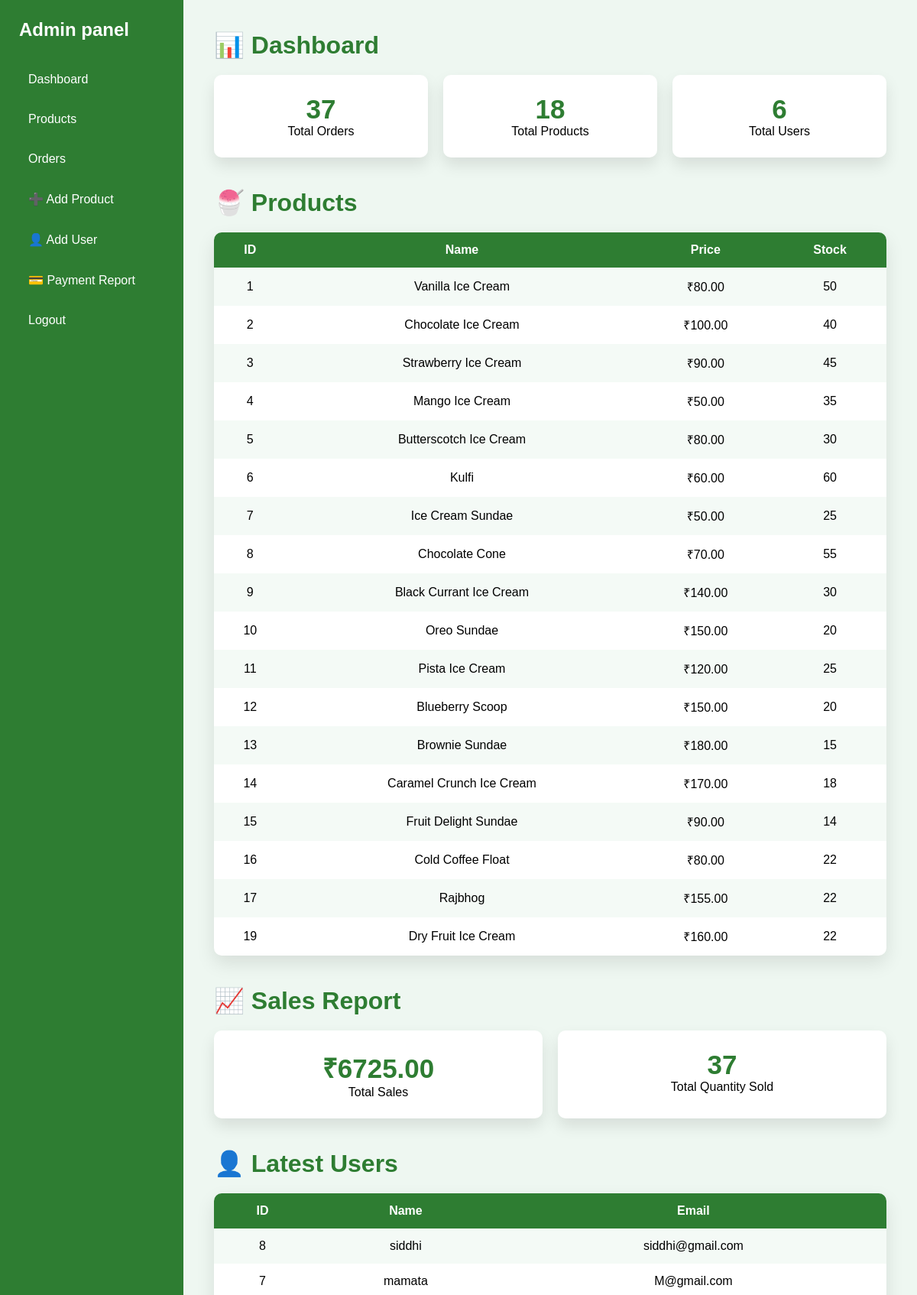
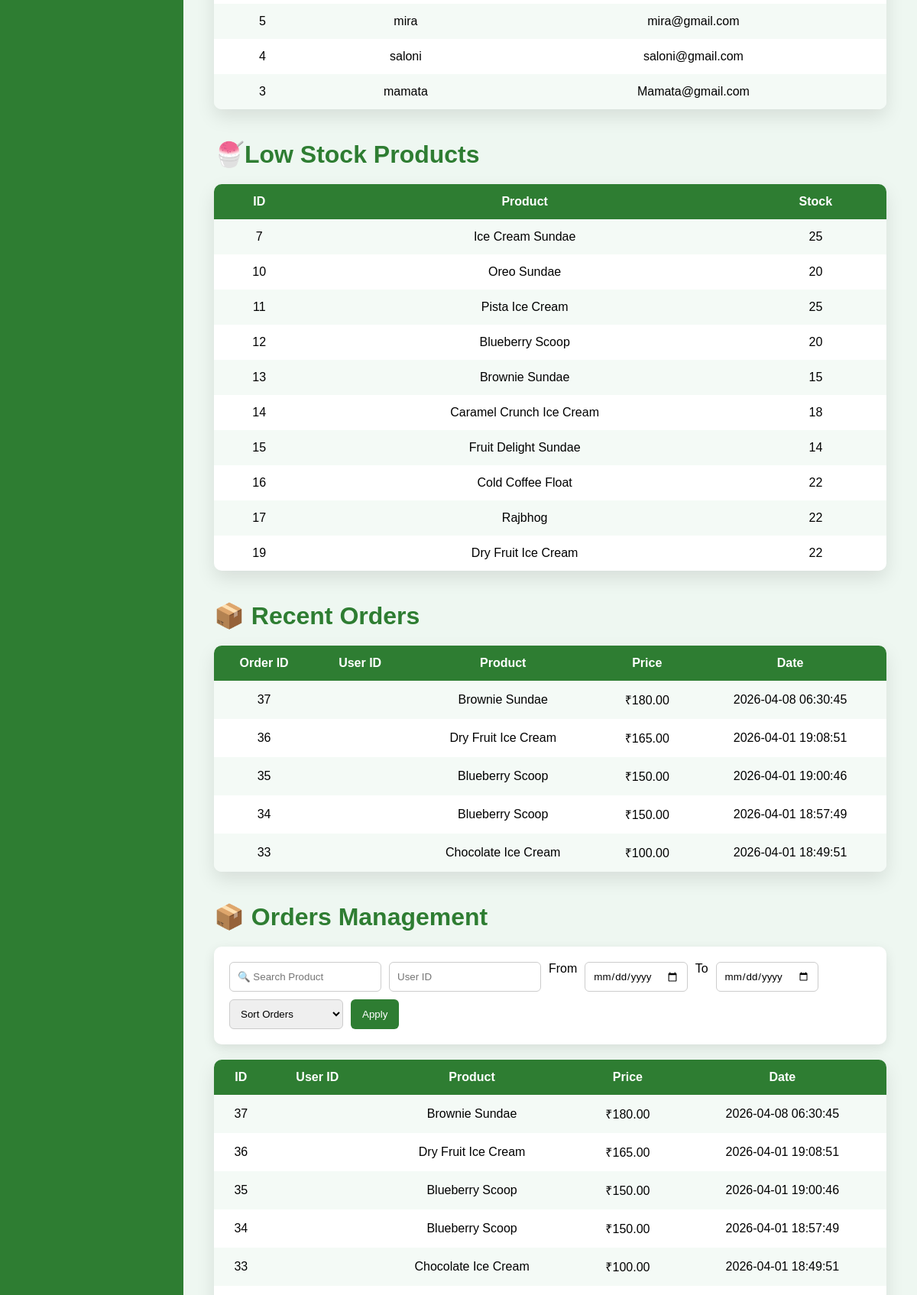
/admin-dashboard.php (upper part), run on the app's committed database (2 pictures, top to bottom).
### tables this page shows
CREATE TABLE `products` (
  `id` int(11) NOT NULL,
  `name` varchar(255) DEFAULT NULL,
  `price` decimal(10,2) DEFAULT NULL,
  `stock` int(11) DEFAULT NULL,
  `category` varchar(100) DEFAULT NULL,
  `image` varchar(255) DEFAULT NULL
);

CREATE TABLE `users` (
  `id` int(11) NOT NULL,
  `full_name` varchar(100) DEFAULT NULL,
  `email` varchar(100) DEFAULT NULL,
  `password` varchar(255) DEFAULT NULL,
  `created_at` timestamp NOT NULL DEFAULT current_timestamp()
);

CREATE TABLE `orders` (
  `id` int(11) NOT NULL,
  `product_name` varchar(100) NOT NULL,
  `price` decimal(10,2) NOT NULL,
  `quantity` int(11) DEFAULT 1,
  `user_id` int(11) DEFAULT NULL,
  `created_at` timestamp NOT NULL DEFAULT current_timestamp(),
  `payment_method` varchar(50) DEFAULT NULL
);

### admin-dashboard.php (the view, shortened to what this page needs)
<?php
include "db.php";
$total_orders = mysqli_fetch_assoc(mysqli_query($conn,"SELECT COUNT(*) as total FROM orders"));
$total_products = mysqli_fetch_assoc(mysqli_query($conn,"SELECT COUNT(*) as total FROM products"));
$total_users = mysqli_fetch_assoc(mysqli_query($conn,"SELECT COUNT(*) as total FROM users"));
$sort   = $_GET['sort'] ?? '';
$sales = mysqli_fetch_assoc(mysqli_query($conn,"
SELECT
SUM(price * quantity) as total_sales,
SUM(quantity) as total_qty
FROM orders
"));
$sql = "SELECT * FROM orders WHERE 1";
if($sort == "latest"){
    $sql .= " ORDER BY created_at DESC";
}
elseif($sort == "oldest"){
    $sql .= " ORDER BY created_at ASC";
}
elseif($sort == "price_high"){
    $sql .= " ORDER BY price DESC";
}
elseif($sort == "price_low"){
    $sql .= " ORDER BY price ASC";
}
else{
    $sql .= " ORDER BY created_at DESC";
}
$order_result = mysqli_query($conn,$sql);
$product_result = mysqli_query($conn,"SELECT * FROM products");
?>
<!DOCTYPE html>
<html>
<head>
</head>
<body>
<div class="sidebar">
<h2> Admin panel </h2>
<a href="#dashboard">Dashboard</a>
<a href="#products">Products</a>
<a href="#orders">Orders</a>
<a href="add-product.php">➕ Add Product</a>
<a href="add-user.php">👤 Add User</a>
<a href="payment-report.php">💳 Payment Report</a>
<a href="logout.php">Logout</a>
</div>
<div class="main">
<h1 id="dashboard">📊 Dashboard</h1>
<div class="cards">
<div class="card">
<h2><?= $total_orders['total'] ?></h2>
<p>Total Orders</p>
</div>
<div class="card">
<h2><?= $total_products['total'] ?></h2>
<p>Total Products</p>
</div>
<div class="card">
<h2><?= $total_users['total'] ?></h2>
<p>Total Users</p>
</div>
</div>
<h1 id="products">🍧 Products</h1>
<table>
<tr>
<th>ID</th>
<th>Name</th>
<th>Price</th>
<th>Stock</th>
</tr>
<?php while($p=mysqli_fetch_assoc($product_result)){ ?>
<tr>
<td><?= $p['id'] ?></td>
<td><?= $p['name'] ?></td>
<td>₹<?= $p['price'] ?></td>
<td><?= $p['stock'] ?></td>
</tr>
<?php } ?>
</table>
<h1>📈 Sales Report</h1>
<div class="cards">
<div class="card">
<h2>₹<?= $sales['total_sales'] ?? 0 ?></h2>
<p>Total Sales</p>
</div>
<div class="card">
<h2><?= $sales['total_qty'] ?? 0 ?></h2>
<p>Total Quantity Sold</p>
</div>
</div>
<h1>👤 Latest Users</h1>
<table>
<tr>
<th>ID</th>
<th>Name</th>
<th>Email</th>
</tr>
<?php
$user_result = mysqli_query($conn,"
SELECT * FROM users ORDER BY id DESC LIMIT 5
");
while($u=mysqli_fetch_assoc($user_result)){
?>
<tr>
<td><?= $u['id'] ?></td>
<td><?= $u['full_name'] ?></td>
<td><?= $u['email'] ?></td>
</tr>
<?php } ?>
</table>
<h1>🍧Low Stock Products</h1>
<table>
<tr>
<th>ID</th>
<th>Product</th>
<th>Stock</th>
</tr>
<?php
$low_stock = mysqli_query($conn,"
SELECT * FROM products WHERE stock <= 25
");
while($p=mysqli_fetch_assoc($low_stock)){
?>
<tr>
<td><?= $p['id'] ?></td>
<td><?= $p['name'] ?></td>
<td><?= $p['stock'] ?></td>
</tr>
<?php } ?>
</table>
<h1>📦 Recent Orders</h1>
<table>
<tr>
<th>Order ID</th>
<th>User ID</th>
<th>Product</th>
<th>Price</th>
<th>Date</th>
</tr>
<?php
$recent_orders = mysqli_query($conn,"
SELECT * FROM orders
ORDER BY created_at DESC
LIMIT 5
");
while($o=mysqli_fetch_assoc($recent_orders)){
?>
<tr>
<td><?= $o['id'] ?></td>
<td><?= $o['user_id'] ?></td>
<td><?= $o['product_name'] ?></td>
<td>₹<?= $o['price'] ?></td>
<td><?= $o['created_at'] ?></td>
</tr>
<?php } ?>
</table>
<h1 id="orders">📦 Orders Management</h1>
<div class="filter-box">
<form method="GET">
<input type="text" name="search" placeholder="🔍 Search Product">
<input type="number" name="user" placeholder="User ID">
<label>From</label>
<input type="date" name="from">
<label>To</label>
<input type="date" name="to">
<select name="sort">
<option value="">Sort Orders</option>
</select>
<button type="submit">Apply</button>
</form>
</div>
<table>
<tr>
<th>ID</th>
<th>User ID</th>
<th>Product</th>
<th>Price</th>
<th>Date</th>
</tr>
<?php while($row=mysqli_fetch_assoc($order_result)){ ?>
<tr>
<td><?= $row['id'] ?></td>
<td><?= $row['user_id'] ?></td>
<td><?= $row['product_name'] ?></td>
<td>₹<?= $row['price'] ?></td>
<td><?= $row['created_at'] ?></td>
</tr>
<?php } ?>
</table>
</div>
</body>
</html>

### admin-dashboard.php (style rules this page uses)
* { margin:0; padding:0; box-sizing:border-box; font-family:Arial; }
body { display:flex; background:#eef7f1; }
.sidebar { width:240px; background:#2e7d32; color:white; min-height:100vh; padding:25px; }
.sidebar h2 { margin-bottom:30px; }
.sidebar a { display:block; color:white; text-decoration:none; padding:12px; margin:10px 0; border-radius:8px; transition:.3s; }
.main { flex:1; padding:40px; }
.main h1 { margin-bottom:20px; color:#2e7d32; }
.cards { display:flex; gap:20px; margin-bottom:40px; }
.card { flex:1; background:white; padding:25px; border-radius:10px; box-shadow:0 10px 20px rgba(0,0,0,.1); text-align:center; }
.card h2 { font-size:35px; color:#2e7d32; }
.filter-box { background:white; padding:20px; border-radius:10px; margin-bottom:20px; box-shadow:0 5px 15px rgba(0,0,0,.1); }
.filter-box form { display:flex; gap:10px; flex-wrap:wrap; }
.filter-box input, .filter-box select { padding:10px; border-radius:6px; border:1px solid #ccc; }
.filter-box button { background:#2e7d32; color:white; border:none; padding:10px 15px; border-radius:6px; cursor:pointer; }
table { width:100%; border-collapse:collapse; background:white; margin-bottom:40px; border-radius:10px; overflow:hidden; box-shadow:0 10px 25px rgba(0,0,0,.1); }
th,td { padding:14px; text-align:center; }
th { background:#2e7d32; color:white; }
tr:nth-child(even) { background:#f4faf6; }

### data on the page
products: id "1", name "Vanilla Ice Cream", price "80.00", stock "50"
products: id "2", name "Chocolate Ice Cream", price "100.00", stock "40"
products: id "3", name "Strawberry Ice Cream", price "90.00", stock "45"
products: id "4", name "Mango Ice Cream", price "50.00", stock "35"
products: id "5", name "Butterscotch Ice Cream", price "80.00", stock "30"
products: id "6", name "Kulfi", price "60.00", stock "60"
products: id "7", name "Ice Cream Sundae", price "50.00", stock "25"
products: id "8", name "Chocolate Cone", price "70.00", stock "55"
products: id "9", name "Black Currant Ice Cream", price "140.00", stock "30"
products: id "10", name "Oreo Sundae", price "150.00", stock "20"
products: id "11", name "Pista Ice Cream", price "120.00", stock "25"
products: id "12", name "Blueberry Scoop", price "150.00", stock "20"
products: id "13", name "Brownie Sundae", price "180.00", stock "15"
products: id "14", name "Caramel Crunch Ice Cream", price "170.00", stock "18"
products: id "15", name "Fruit Delight Sundae", price "90.00", stock "14"
products: id "16", name "Cold Coffee Float", price "80.00", stock "22"
products: id "17", name "Rajbhog", price "155.00", stock "22"
products: id "19", name "Dry Fruit Ice Cream", price "160.00", stock "22"
users: id "8", full_name "siddhi", email "siddhi@gmail.com"
users: id "7", full_name "mamata", email "M@gmail.com"
users: id "5", full_name "mira", email "mira@gmail.com"
users: id "4", full_name "saloni", email "saloni@gmail.com"
users: id "3", full_name "mamata", email "Mamata@gmail.com"
orders: id "37", product_name "Brownie Sundae", price "180.00", created_at "2026-04-08 06:30:45"
orders: id "36", product_name "Dry Fruit Ice Cream", price "165.00", created_at "2026-04-01 19:08:51"
orders: id "35", product_name "Blueberry Scoop", price "150.00", created_at "2026-04-01 19:00:46"
orders: id "34", product_name "Blueberry Scoop", price "150.00", created_at "2026-04-01 18:57:49"
orders: id "33", product_name "Chocolate Ice Cream", price "100.00", created_at "2026-04-01 18:49:51"

### other printed values
$total_orders['total'] "37"
$total_products['total'] "18"
$total_users['total'] "6"
$sales['total_sales'] "6725.00"
$sales['total_qty'] "37"
